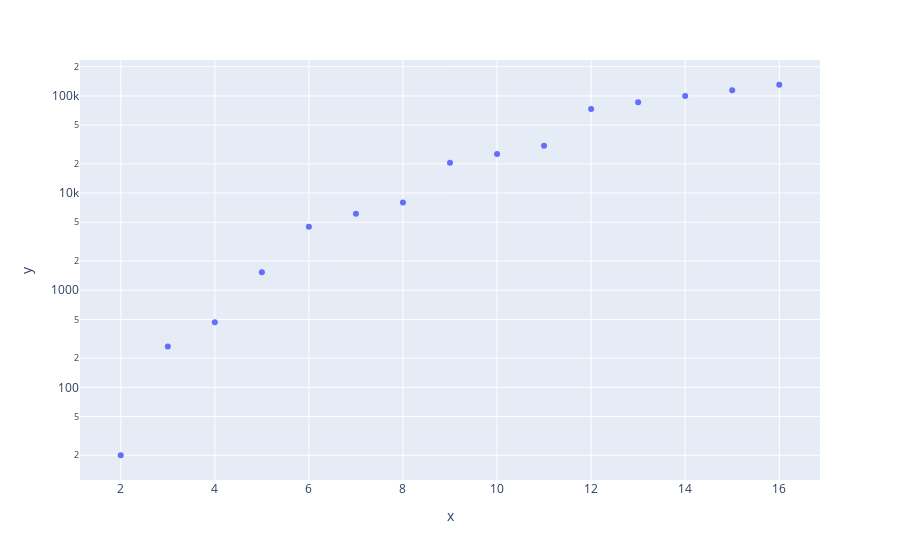

The cell this chart's notebook holds for it:
### Code cell
#plot line graph with depth on a log scale with margin of error
import plotly.express as px

fig = px.scatter( x=list(data.keys()), y=[np.mean(data[i]["depth"]) for i in data.keys()],log_y=True)
fig.show()

### Figure 1 — Plotly figure (JSON) as saved in the notebook; plotly's stock layout.template omitted (floating-point values rounded to 4 significant figures)
{"data": [{"hovertemplate": "x=%{x}<br>y=%{y}<extra></extra>", "legendgroup": "", "marker": {"color": "#636efa", "symbol": "circle"}, "mode": "markers", "name": "", "orientation": "v", "showlegend": false, "type": "scatter", "x": [2, 3, 4, 5, 6, 7, 8, 9, 10, 11, 12, 13, 14, 15, 16], "xaxis": "x", "y": [20, 264, 467, 1528, 4503, 6128, 8003, 20496, 25303, 30616, 73299, 86024, 99767, 114528, 130307], "yaxis": "y"}], "layout": {"legend": {"tracegroupgap": 0}, "margin": {"t": 60}, "xaxis": {"anchor": "y", "domain": [0, 1], "title": {"text": "x"}}, "yaxis": {"anchor": "x", "domain": [0, 1], "title": {"text": "y"}, "type": "log"}}}
